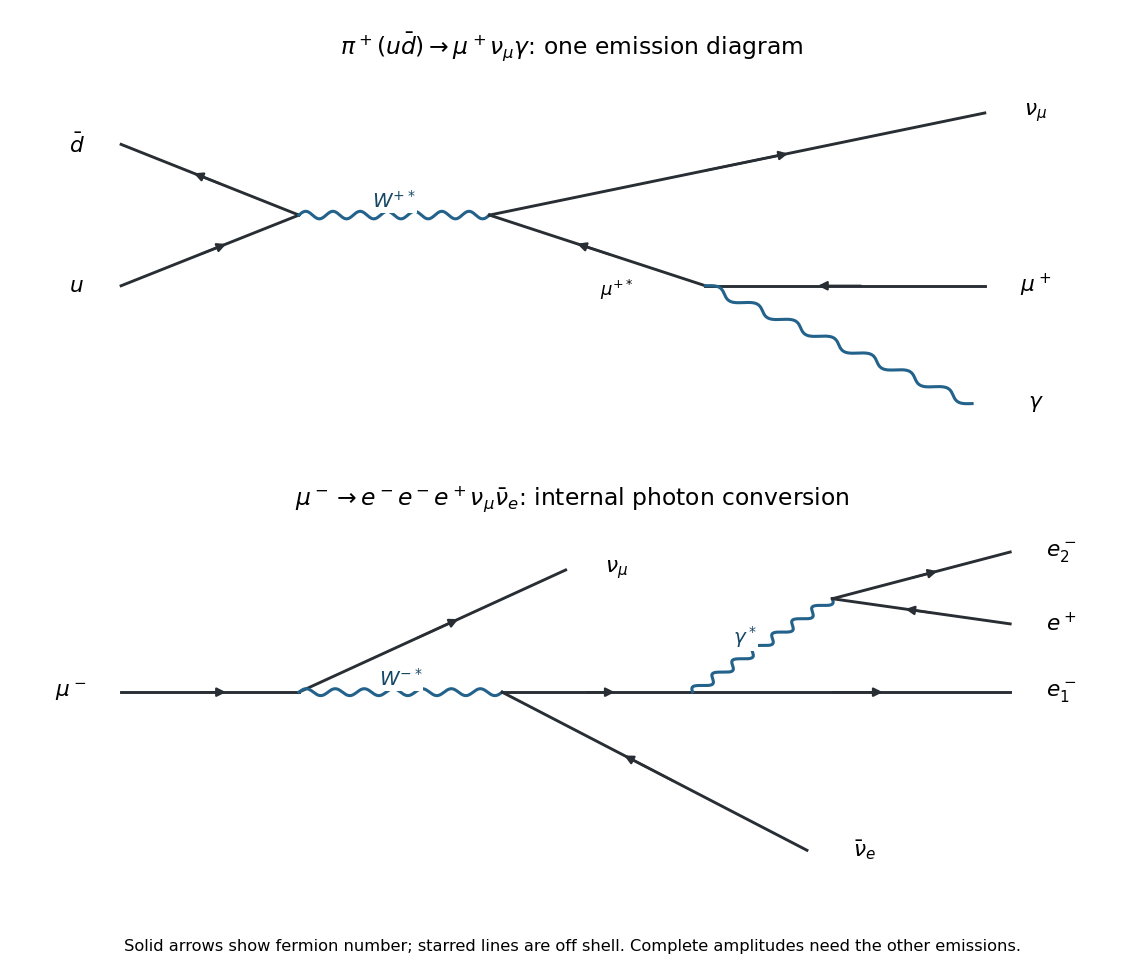

Python code for this plot:
"""Original solution figure; Python 3.14, NumPy 2.3.5, Matplotlib 3.10.7.

Dependencies are declared in the repository pyproject.toml. The only output is
this script's PNG basename in the caller's current working directory.
"""
from pathlib import Path
import matplotlib
matplotlib.use("Agg")
import matplotlib.pyplot as plt
import numpy as np


def line(ax, a, b, kind="fermion", reverse=False, label=None):
    a,b=np.asarray(a,dtype=float),np.asarray(b,dtype=float)
    d=b-a; n=np.array([-d[1],d[0]])/np.linalg.norm(d)
    if kind in ("wave","gluon"):
        t=np.linspace(0,1,300)
        phase=14*np.pi*t
        z=a[:,None]+d[:,None]*t+0.048*n[:,None]*np.sin(phase)
        if kind=="gluon":
            z+=0.035*(d/np.linalg.norm(d))[:,None]*(np.cos(phase)-1)*np.sin(np.pi*t)
        ax.plot(*z,color="#23628a",lw=1.7)
    else:
        ax.plot([a[0],b[0]],[a[1],b[1]],color="#282e33",lw=1.6)
        if kind=="fermion":
            v,w=(b,a) if reverse else (a,b)
            ax.annotate("",xy=v+.61*(w-v),xytext=v+.43*(w-v),
                        arrowprops=dict(arrowstyle="-|>",color="#282e33",lw=1.25))
    if label:
        pos=(a+b)/2+.18*n
        ax.text(*pos,label,ha="center",va="center",fontsize=11,color="#164866",
                bbox=dict(facecolor="white",edgecolor="none",pad=.5))


def txt(ax,x,y,s,size=12,**kw):
    ax.text(x,y,s,ha="center",va="center",fontsize=size,**kw)


def setup(ax,xlim=(-.2,7.1),ylim=(-1,3.7)):
    ax.set_xlim(*xlim);ax.set_ylim(*ylim);ax.axis("off")


def dot(ax,*v):
    ax.plot(*v,"o",color="#282e33",ms=3)


def save(fig):
    fig.savefig(Path.cwd()/Path(__file__).with_suffix(".png").name,
                dpi=130,facecolor="white",transparent=False)
    plt.close(fig)


def main():
    fig,axes=plt.subplots(2,1,figsize=(8.8,7.5))
    ax=axes[0]
    line(ax,(.6,2.2),(2,1.3),reverse=True);line(ax,(.6,.4),(2,1.3))
    txt(ax,.25,2.2,r"$\bar d$");txt(ax,.25,.4,r"$u$")
    line(ax,(2,1.3),(3.5,1.3),"wave",label=r"$W^{+*}$")
    line(ax,(3.5,1.3),(7.4,2.6));txt(ax,7.8,2.6,r"$\nu_\mu$")
    line(ax,(3.5,1.3),(5.2,.4),reverse=True)
    line(ax,(5.2,.4),(7.4,.4),reverse=True);txt(ax,7.8,.4,r"$\mu^+$")
    line(ax,(5.2,.4),(7.3,-1.1),"wave");txt(ax,7.8,-1.1,r"$\gamma$")
    txt(ax,4.5,.35,r"$\mu^{+*}$",10)
    setup(ax,xlim=(-.2,8.5),ylim=(-1.65,3.2))
    ax.set_title(r"$\pi^+(u\bar d)\to\mu^+\nu_\mu\gamma$: one emission diagram",fontsize=13)
    ax=axes[1]
    line(ax,(.6,1.2),(2,1.2));txt(ax,.2,1.2,r"$\mu^-$")
    line(ax,(2,1.2),(4.1,2.9));txt(ax,4.5,2.9,r"$\nu_\mu$")
    line(ax,(2,1.2),(3.6,1.2),"wave",label=r"$W^{-*}$")
    line(ax,(3.6,1.2),(5.1,1.2));line(ax,(5.1,1.2),(7.6,1.2));txt(ax,8,1.2,r"$e^-_1$")
    line(ax,(3.6,1.2),(6,-1),reverse=True);txt(ax,6.45,-1,r"$\bar\nu_e$")
    line(ax,(5.1,1.2),(6.2,2.5),"wave",label=r"$\gamma^*$")
    line(ax,(6.2,2.5),(7.6,3.15));txt(ax,8,3.15,r"$e^-_2$")
    line(ax,(6.2,2.5),(7.6,2.15),reverse=True);txt(ax,8,2.15,r"$e^+$")
    setup(ax,xlim=(-.2,8.5),ylim=(-1.65,3.65))
    ax.set_title(r"$\mu^-\to e^-e^-e^+\nu_\mu\bar\nu_e$: internal photon conversion",fontsize=13)
    fig.text(.5,.025,"Solid arrows show fermion number; starred lines are off shell. Complete amplitudes need the other emissions.",ha="center",fontsize=9)
    fig.tight_layout(rect=(0,.06,1,.99),h_pad=2);save(fig)

if __name__=="__main__":main()
